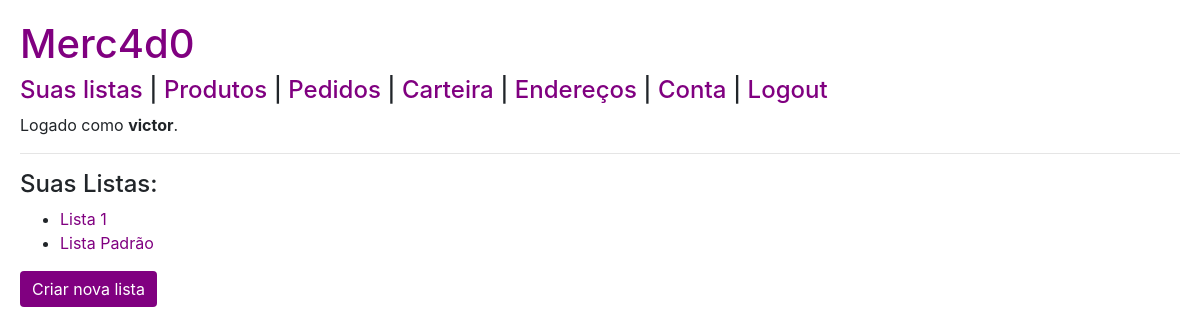
The page / (signed in) on the database as committed earlier.
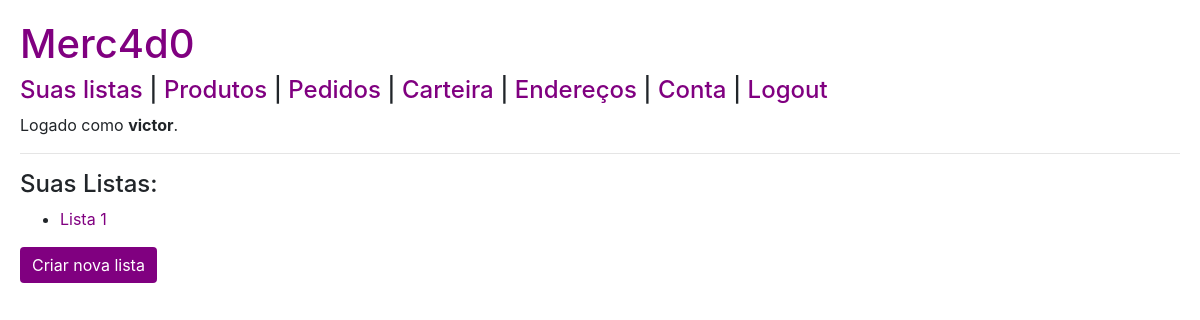
The same page on the database as committed later.
### compras/models.py (models this page shows, shortened)
class Lista(models.Model):
    nome = models.CharField(max_length=50)
    usuario = models.ForeignKey(Usuario,
                                on_delete=models.CASCADE,
                                related_name="listas")

### compras/views.py (the view)
# urls.py: path('', views.index, name="index"),
@login_required(login_url='login')
def index(request):
    return render(request, "compras/index.html", {
        "listas": Lista.objects.filter(usuario=request.user).order_by('nome')
    })

### compras/templates/compras/index.html
{% extends "compras/layout.html" %}
{% block body %}
<h4>Suas Listas:</h4>
<ul>
{% for lista in listas %}
    <li><a href="{% url 'lista' lista.id %}">{{ lista.nome }}</a></li>
{% empty %}
    <p style="text-indent: -2.5em;">Nenhuma lista ainda.</p>
{% endfor %}
</ul>
<a href="{% url 'criar'%}">
<button type="button" class="btn btn-primary">Criar nova lista</button>
</a>
{% endblock %}

Rows that differ between the two databases and show on the page:
removed Lista: nome "Lista Padrão"
